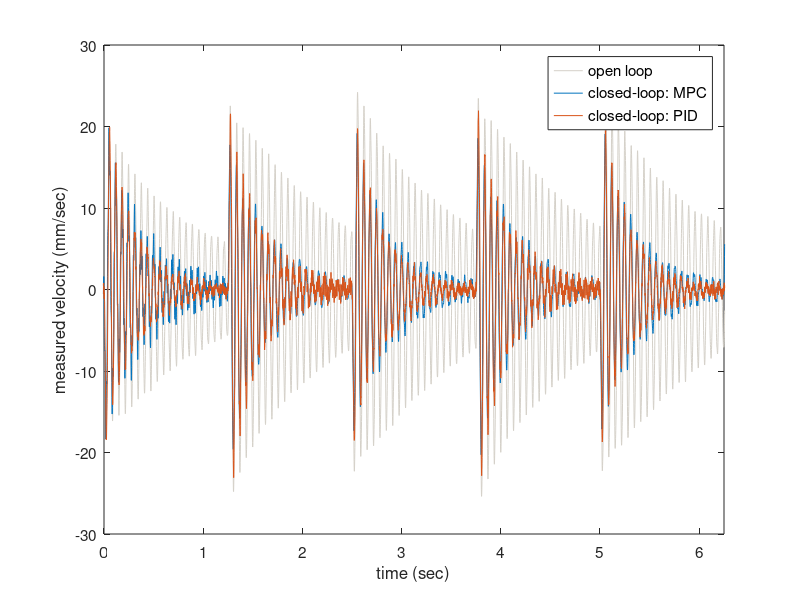
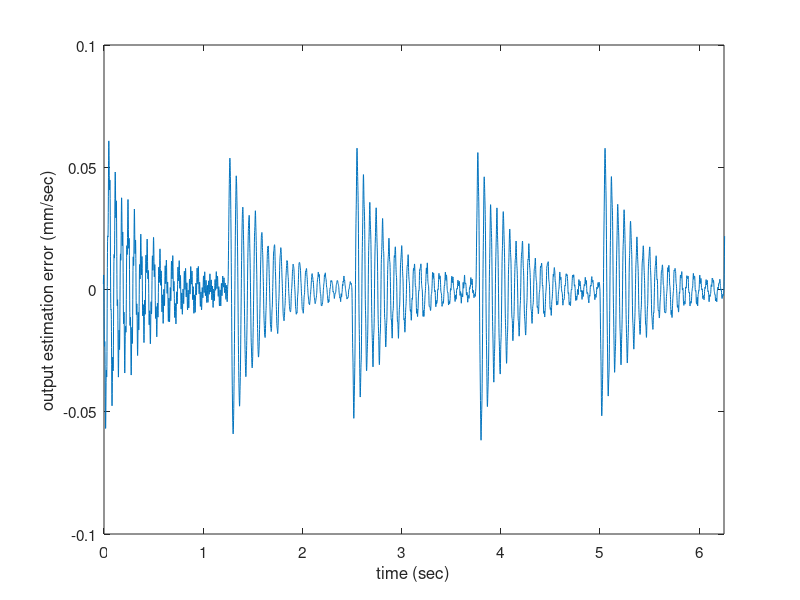
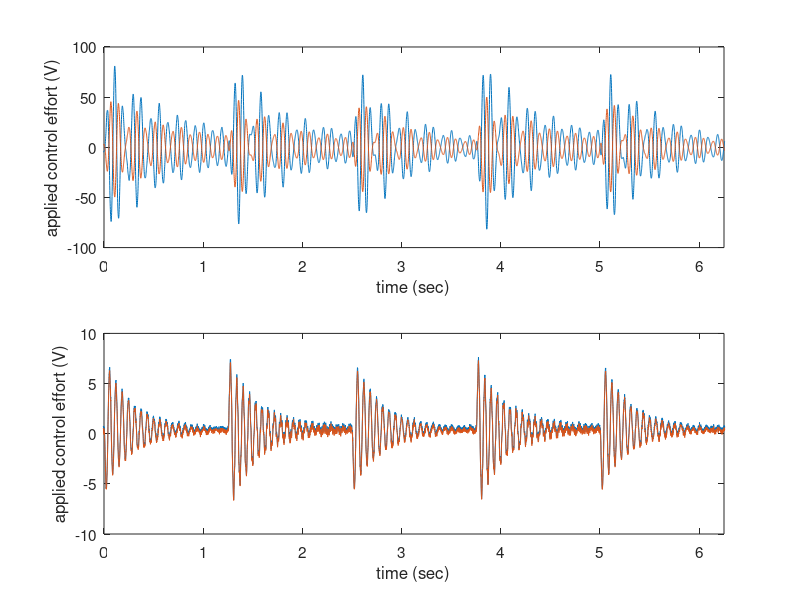
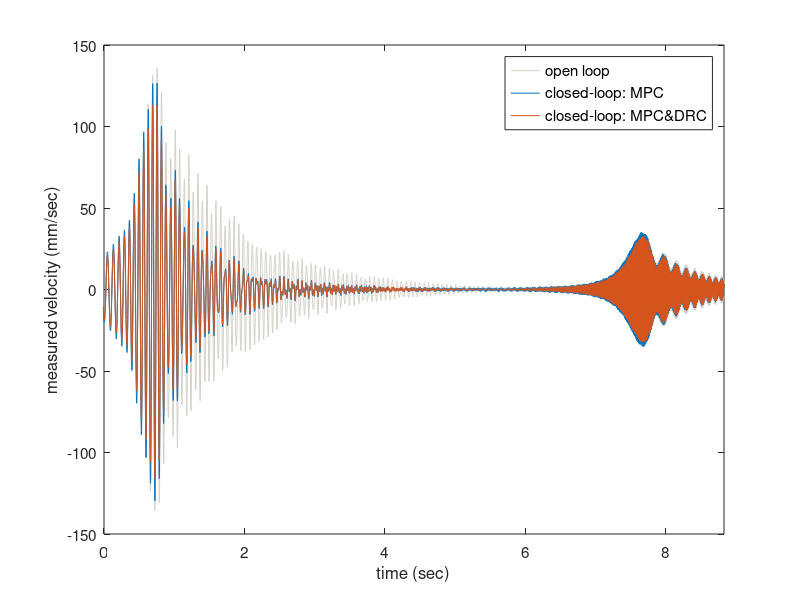

The MATLAB source for these figures, in order:
clc
clear
close all

% font size
a = 11;

%%
load open_loop_square_st
load closed_loop_square_without_disturbance_observer_st
load closed_loop_square_with_disturbance_observer015_st
load square_comparison

time1 = open_loop_square_st.X.Data-0.099;
output1 = open_loop_square_st.Y(1,7).Data*125;

% Closed-loop:MPC
closed_loop_square_without_disturbance_observer_st = closed_loop_square_without_dist;
time2 = closed_loop_square_without_disturbance_observer_st.X.Data-0.976;
u1_1 = closed_loop_square_without_disturbance_observer_st.Y(1,1).Data;
u2_1 = closed_loop_square_without_disturbance_observer_st.Y(1,2).Data;
output_estimated1 = closed_loop_square_without_disturbance_observer_st.Y(1,3).Data*125;
output_estimated2 = closed_loop_square_without_disturbance_observer_st.Y(1,4).Data*125;
disturbance = closed_loop_square_without_disturbance_observer_st.Y(1,5).Data;
disturbance_observed = closed_loop_square_without_disturbance_observer_st.Y(1,6).Data;
output2 = closed_loop_square_without_disturbance_observer_st.Y(1,7).Data*125;

% Closed-loop:MPC DRC
closed_loop_square_with_disturbance_observer015_st = closed_loop_square_with_disturb;
time2_1 = closed_loop_square_with_disturbance_observer015_st.X.Data-0.918;
u1_1_1 = closed_loop_square_with_disturbance_observer015_st.Y(1,1).Data;
u2_1_1 = closed_loop_square_with_disturbance_observer015_st.Y(1,2).Data;
output_estimated1_1 = closed_loop_square_with_disturbance_observer015_st.Y(1,3).Data*125;
output_estimated2_1 = closed_loop_square_with_disturbance_observer015_st.Y(1,4).Data*125;
output2_1 = closed_loop_square_with_disturbance_observer015_st.Y(1,7).Data*125;

% Closed-loop: PID
time3 = square_comparison.X.Data-0.439;
output3 = square_comparison.Y(1,4).Data*125;
u1_2 = square_comparison.Y(1,1).Data;
u2_2 = square_comparison.Y(1,2).Data;


% Create figure
figure1 = figure;

% Create axes
axes1 = axes('Parent',figure1,'FontSize',a);

box(axes1,'on');
hold(axes1,'on');

plot(time1,output1,'DisplayName','open loop',...
    'Color',[0.831372559070587 0.815686285495758 0.7843137383461]);
hold on
plot(time2,output2,'DisplayName','closed-loop: MPC',...
    'Color',[0 0.447058826684952 0.74117648601532]);
hold on
% plot(time2_1,output2_1,'DisplayName','closed-loop: MPC/DRC',...
%     'Color',[0 1 1]);
% hold on 
plot(time3,output3,'DisplayName','closed-loop: PID',...
    'Color',[0.850980401039124 0.325490206480026 0.0980392172932625]);
xlabel('time (sec)')
ylabel('measured velocity (mm/sec)')
legend1 = legend(axes1,'show');
set(legend1,'FontSize',a);
xlim([0 6.25])


figure2 = figure;

% Create axes
axes2 = axes('Parent',figure2,'FontSize',a);

box(axes2,'on');
hold(axes2,'on');

estimted_error = output_estimated1-output_estimated2;
plot(time2,estimted_error)
xlabel('time (sec)')
ylabel('output estimation error (mm/sec)')
xlim([0 6.25])

% Create figure
figure3 = figure;

subplot1 = subplot(2,1,1,'Parent',figure3,'FontSize',a);

% Create axes
box(subplot1,'on');
hold(subplot1,'on');

plot(time2,u2_1,'DisplayName','actuator 1: MPC',...
    'Color',[0 0.447058826684952 0.74117648601532],'Parent',subplot1);
hold on
plot(time2,u1_1,'DisplayName','actuator 2: MPC',...
    'Color',[0.850980401039124 0.325490206480026 0.0980392172932625],'Parent',subplot1);
xlabel('time (sec)')
ylabel('applied control effort (V)')
xlim([0 6.25])

subplot2 = subplot(2,1,2,'Parent',figure3,'FontSize',a);
box(subplot2,'on');
hold(subplot2,'on');

plot(time3,u2_2,'DisplayName','actuator 1: PID',...
    'Color',[0 0.447058826684952 0.74117648601532],'Parent',subplot2);
hold on
plot(time3,u1_2,'DisplayName','actuator 2: PID',...
    'Color',[0.850980401039124 0.325490206480026 0.0980392172932625],'Parent',subplot2);
xlabel('time (sec)')
ylabel('applied control effort (V)')
xlim([0 6.25])

%% CHIRP SIGNAL
load open_loop_chirp_st
load closed_loop_chirp_without_disturbance_observer_st
load closed_loop_chirp_with_disturbance_observer015_st

time4 = open_loop_chirp_st.X.Data;
output4 = open_loop_chirp_st.Y(1,7).Data*125;

% Closed-loop :MPC
closed_loop_chirp_without_disturbance_observer_st = closed_loop_chirp_without_distu;
time5 = closed_loop_chirp_without_disturbance_observer_st.X.Data-0.962;
u1_3 = closed_loop_chirp_without_disturbance_observer_st.Y(1,1).Data;
u2_3 = closed_loop_chirp_without_disturbance_observer_st.Y(1,2).Data;
output_estimated1 = closed_loop_chirp_without_disturbance_observer_st.Y(1,3).Data*125;
output_estimated2 = closed_loop_chirp_without_disturbance_observer_st.Y(1,4).Data*125;
disturbance = closed_loop_chirp_without_disturbance_observer_st.Y(1,5).Data;
disturbance_observed = closed_loop_chirp_without_disturbance_observer_st.Y(1,6).Data;
output5 = closed_loop_chirp_without_disturbance_observer_st.Y(1,7).Data*125;

% Closed-loop:MPC/DRC
closed_loop_chirp_with_disturbance_observer015_st = closed_loop_chirp_with_disturba;
time6 = closed_loop_chirp_with_disturbance_observer015_st.X.Data-0.953;
u1_4 = closed_loop_chirp_with_disturbance_observer015_st.Y(1,1).Data;
u2_4 = closed_loop_chirp_with_disturbance_observer015_st.Y(1,2).Data;
output_estimated1_1 = closed_loop_chirp_with_disturbance_observer015_st.Y(1,3).Data*125;
output_estimated2_1 = closed_loop_chirp_with_disturbance_observer015_st.Y(1,4).Data*125;
output6 = closed_loop_chirp_with_disturbance_observer015_st.Y(1,7).Data*125;

% Create figure
figure4 = figure;

% Create axes
axes4 = axes('Parent',figure4,'FontSize',a);

box(axes4,'on');
hold(axes4,'on');

plot(time4,output4,'DisplayName','open loop',...
    'Color',[0.831372559070587 0.815686285495758 0.7843137383461]);
hold on
plot(time6,output6,'DisplayName','closed-loop: MPC',...
    'Color',[0 0.447058826684952 0.74117648601532]);
hold on
plot(time5,output5,'DisplayName','closed-loop: MPC&DRC',...
    'Color',[0.850980401039124 0.325490206480026 0.0980392172932625]);
xlabel('time (sec)')
ylabel('measured velocity (mm/sec)')
legend4 = legend(axes4,'show');
set(legend4,'FontSize',a);
xlim([0 8.83])

figure5 = figure;

% Create axes
axes5 = axes('Parent',figure5,'FontSize',a);

box(axes5,'on');
hold(axes5,'on');

estimted_error1 = output_estimated1-output_estimated2;
estimted_error2 = output_estimated1_1-output_estimated2_1;
plot(time6,estimted_error2,'DisplayName','closed-loop: MPC',...
    'Color',[0 0.447058826684952 0.74117648601532])
hold on
plot(time5,estimted_error1,'DisplayName','closed-loop: MPC/DRC',...
    'Color',[0.850980401039124 0.325490206480026 0.0980392172932625])

xlabel('time (sec)')
ylabel('output estimation error (mm/sec)')
legend5 = legend(axes5,'show');
set(legend5,'FontSize',a);
xlim([0 8.83])


% Create figure
figure6 = figure;

subplot1 = subplot(2,1,1,'Parent',figure6,'FontSize',a);

% Create axes
box(subplot1,'on');
hold(subplot1,'on');

plot(time5,u2_3,'DisplayName','actuator 1: MPC',...
    'Color',[0 0.447058826684952 0.74117648601532],'Parent',subplot1);
hold on
plot(time5,u1_3,'DisplayName','actuator 2: MPC',...
    'Color',[0.850980401039124 0.325490206480026 0.0980392172932625],'Parent',subplot1);
xlabel('time (sec)')
ylabel('applied control effort (V)')
xlim([0 8.83])

subplot2 = subplot(2,1,2,'Parent',figure6,'FontSize',a);
box(subplot2,'on');
hold(subplot2,'on');

plot(time6,u2_4,'DisplayName','actuator 1: MPC/DRC',...
    'Color',[0 0.447058826684952 0.74117648601532],'Parent',subplot2);
hold on
plot(time6,u1_4,'DisplayName','actuator 2: MPC/DRC',...
    'Color',[0.850980401039124 0.325490206480026 0.0980392172932625],'Parent',subplot2);
xlabel('time (sec)')
ylabel('applied control effort (V)')
xlim([0 8.83])


figure7 = figure;

% Create axes
axes7 = axes('Parent',figure7,'FontSize',a);

box(axes7,'on');
hold(axes7,'on');

estimted_error = disturbance_observed-disturbance;
plot(time5,estimted_error)
xlabel('time (sec)')
ylabel('disturbance estimation error')
xlim([0 8.83])

%% Modal Analysis
load Frequency_domain

figure;
subplot(2,1,1)
semilogy(modal_open_loop(:,2),abs(modal_open_loop(:,3)+1i*modal_open_loop(:,4)))
hold on
semilogy(modal_closed_loop_MPC(:,2),abs(modal_closed_loop_MPC(:,3)+1i*modal_closed_loop_MPC(:,4)))
hold on
semilogy(modal_closed_loop_MPCDRC(:,2),abs(modal_closed_loop_MPCDRC(:,3)+1i*modal_closed_loop_MPCDRC(:,4)))
hold on
semilogy(modal_closed_loop_PID(:,2),abs(modal_closed_loop_PID(:,3)+1i*modal_closed_loop_PID(:,4)))
xlabel('frequency (Hz)')
ylabel('FRF (N/(m/s^2))')

ylim([0.8 1000])

subplot(2,1,2)
plot(modal_open_loop(:,2),abs(180/pi*angle(modal_open_loop(:,3)+1i*modal_open_loop(:,4))))
hold on
plot(modal_closed_loop_MPC(:,2),abs(180/pi*angle(modal_closed_loop_MPC(:,3)+1i*modal_closed_loop_MPC(:,4))))
hold on
plot(modal_closed_loop_MPCDRC(:,2),abs(180/pi*angle(modal_closed_loop_MPCDRC(:,3)+1i*modal_closed_loop_MPCDRC(:,4))))
hold on
plot(modal_closed_loop_PID(:,2),abs(180/pi*angle(modal_closed_loop_PID(:,3)+1i*modal_closed_loop_PID(:,4))))
legend('open loop','closed-loop: MPC','closed-loop: MPC/DRC','closed-loop: PID')
xlabel('frequency (Hz)')
s = sprintf('(%c)', char(176));
ylabel(['phase ',num2str(s)])
ylim([-5 185])


figure;
plot(modal_open_loop_coherence(:,2),modal_open_loop_coherence(:,3))
hold on
plot(modal_closed_loop_MPC_coherence(:,2),modal_closed_loop_MPC_coherence(:,3))
hold on
plot(modal_closed_loop_MPCDRC_coherence(:,2),modal_closed_loop_MPCDRC_coherence(:,3))
hold on
plot(modal_closed_loop_PID_coherence(:,2),modal_closed_loop_PID_coherence(:,3))
xlabel('frequency (Hz)')
ylabel('coherence')

